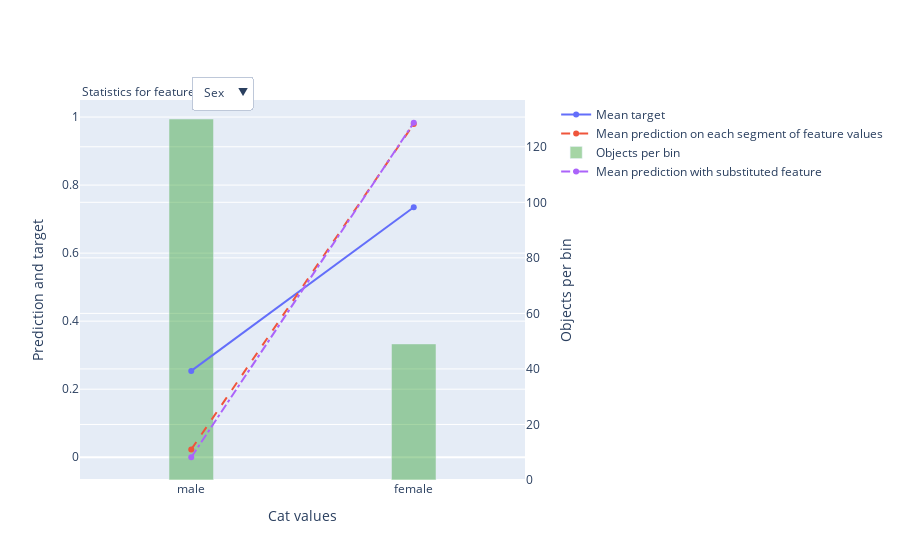

The cell this chart's notebook holds for it:
### Code cell
model.calc_feature_statistics(test_dataset,feature='Sex',plot=True,prediction_type='Class')

### Figure 1 — Plotly figure (JSON) as saved in the notebook; plotly's stock layout.template omitted (floating-point values rounded to 4 significant figures)
{"data": [{"name": "Mean target", "yaxis": "y", "mode": "lines+markers", "xaxis": "x", "y": [0.2538, 0.7347], "type": "scatter"}, {"name": "Mean prediction on each segment of feature values", "yaxis": "y", "mode": "lines+markers", "xaxis": "x", "y": [0.02308, 0.9796], "line": {"dash": "dash"}, "type": "scatter"}, {"name": "Objects per bin", "yaxis": "y2", "y": [130, 49], "width": 0.2, "xaxis": "x", "marker": {"color": "rgba(30, 150, 30, 0.4)"}, "type": "bar"}, {"name": "Mean prediction with substituted feature", "yaxis": "y", "mode": "lines+markers", "xaxis": "x", "y": [0, 0.9832], "line": {"dash": "dashdot"}, "type": "scatter"}], "layout": {"yaxis": {"overlaying": "y2", "side": "left", "title": {"text": "Prediction and target"}}, "updatemenus": [{"yanchor": "top", "direction": "down", "showactive": true, "xanchor": "left", "buttons": [{"args": [{"y": [[0.2538, 0.7347], [0.02308, 0.9796], [130, 49], [0, 0.9832]]}, {"xaxis": {"title": {"text": "Cat values"}, "ticktext": ["male", "female"], "showticklabels": true, "tickmode": "array", "tickvals": [0, 1]}}], "method": "update", "label": "Sex"}], "pad": {"r": 10, "t": 10}, "y": 1.09, "x": 0.25}], "legend": {"bgcolor": "rgba(0,0,0,0)", "x": 1.07}, "yaxis2": {"position": 1, "side": "right", "title": {"text": "Objects per bin"}}, "xaxis": {"title": {"text": "Cat values"}, "ticktext": ["male", "female"], "showticklabels": true, "tickmode": "array", "tickvals": [0, 1]}, "annotations": [{"xref": "paper", "yref": "paper", "text": "Statistics for feature", "align": "left", "y": 1.05, "x": 0, "showarrow": false}]}}
